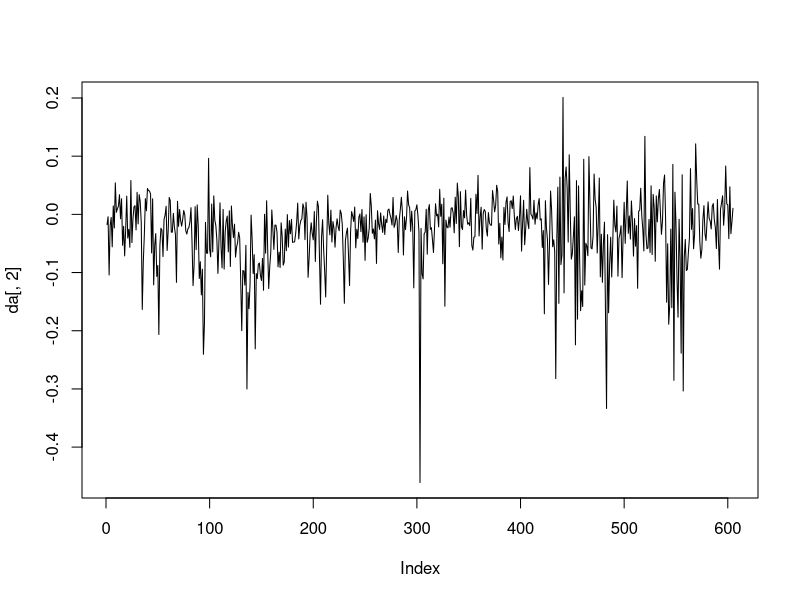
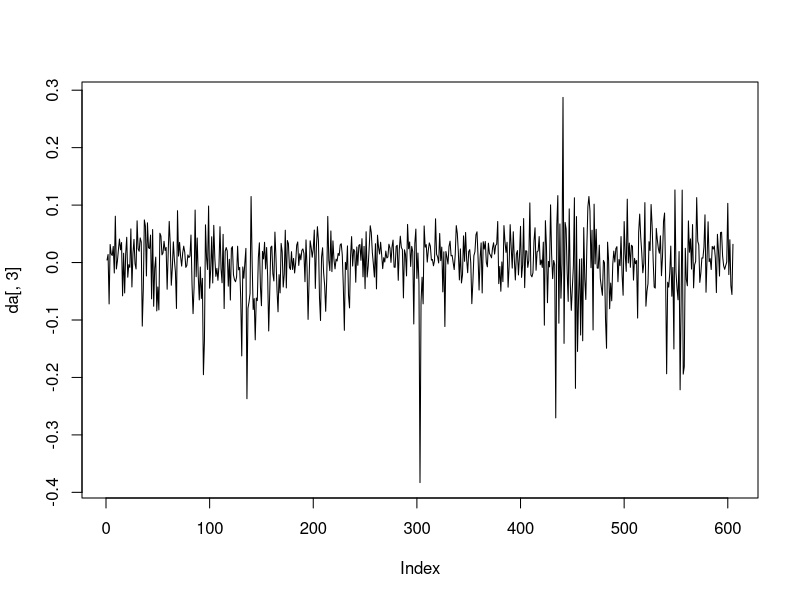
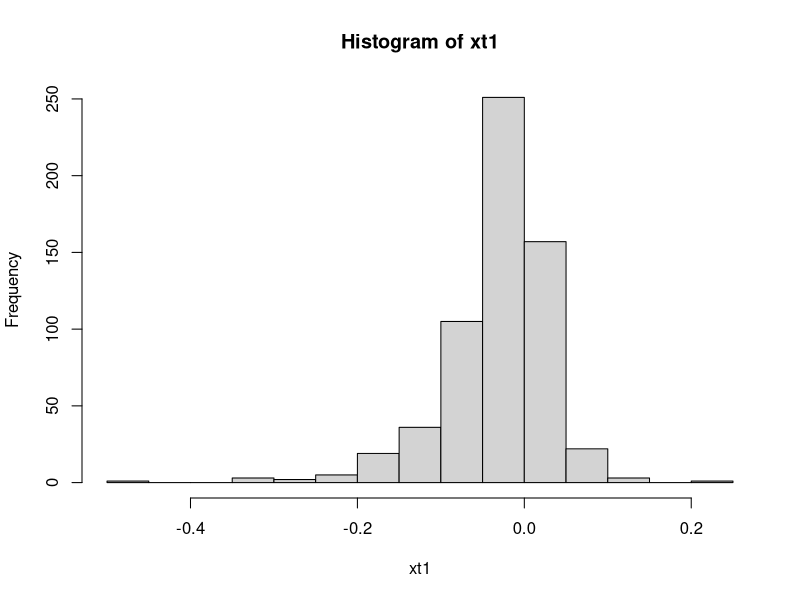
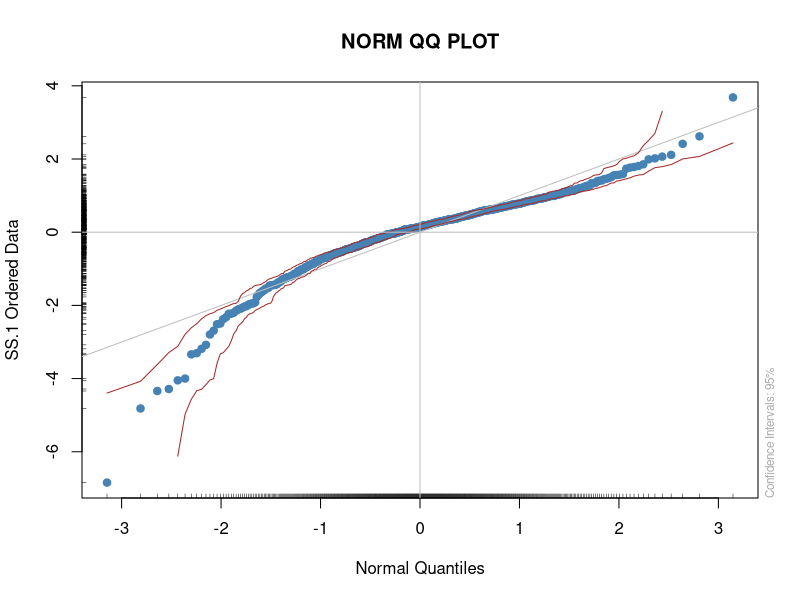
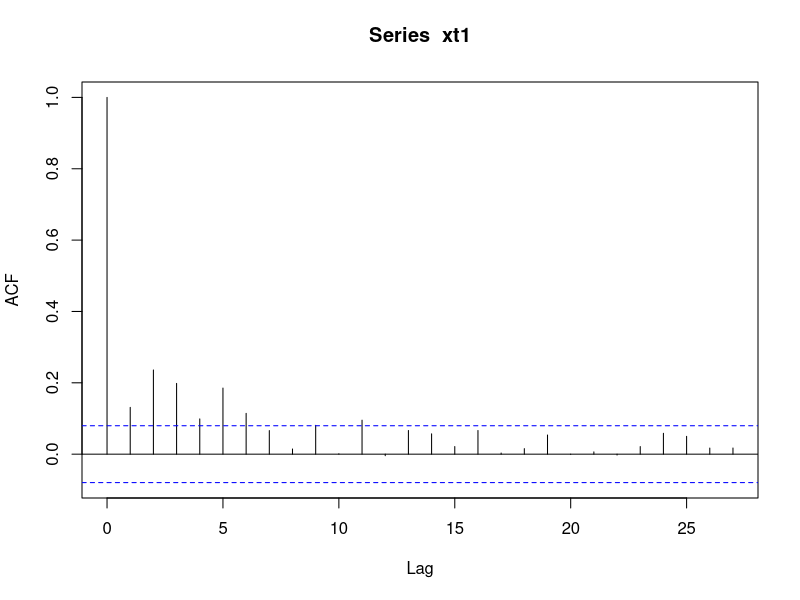
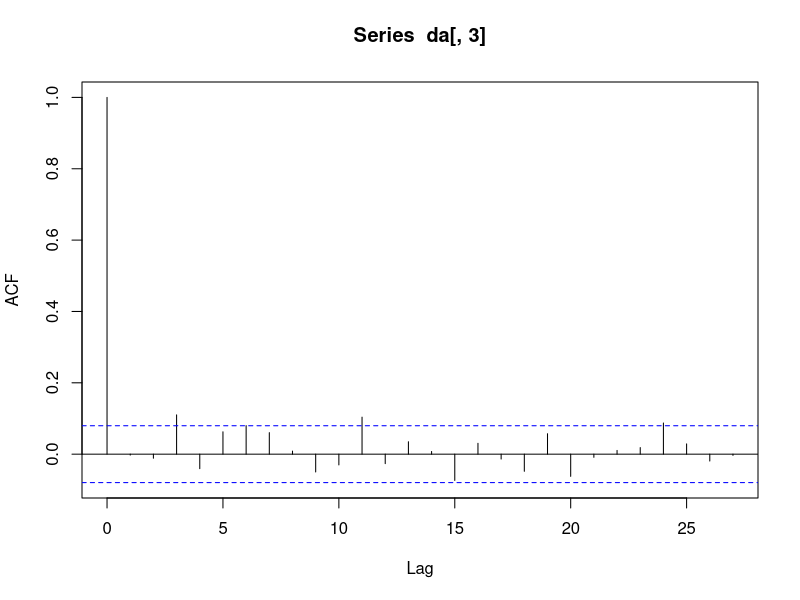
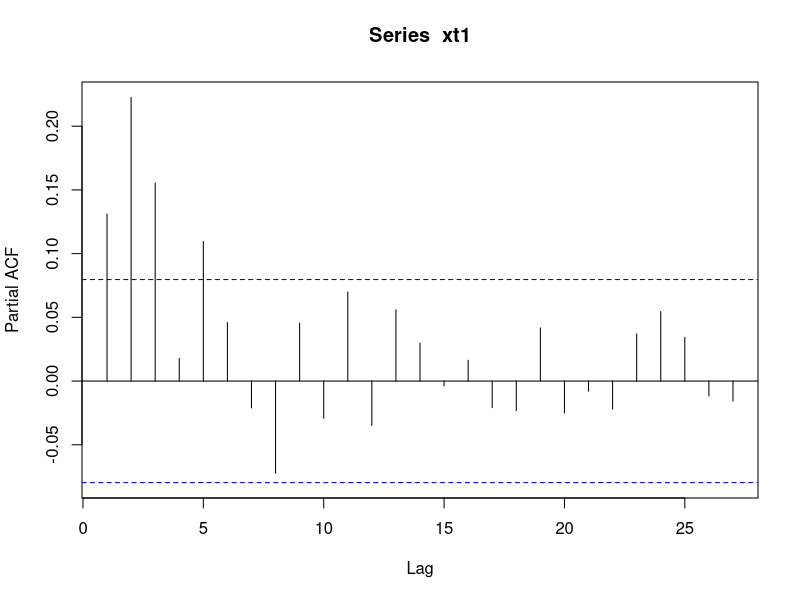
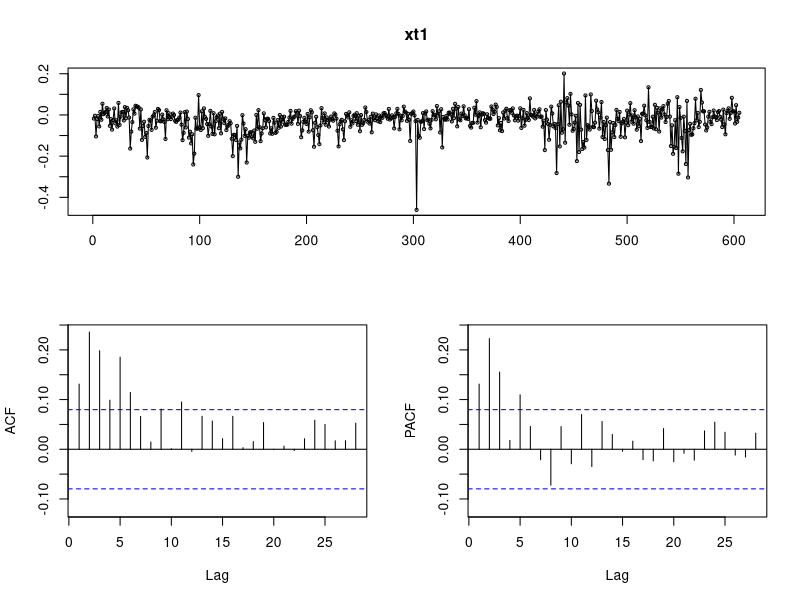

The R script that drew these images, in order: (Note: this script raises an error after producing the figures.)
library(tseries)
library(fBasics)
library(forecast)
library(lmtest)
da=read.table("m-PastorStambaugh.txt",header=T)
head(da)
plot(da[,2],type='l')
plot(da[,3],type='l')
xt1<-da[,2]
hist(xt1)
basicStats(xt1)
qqnormPlot(xt1)
shapiro.test(xt1)
t.test(xt1)
acf(xt1)
acf(da[,3])
pacf(xt1)
tsdisplay(xt1)
adf.test(xt1,k=6,alternative = "stationary")
# Do we need  differening ?.
ndiffs(xt1)
#No

# DO we need seasonal Difference
nsdiffs(xt1)
#no

m2=arima(xt1,order=c(5,0,0))
m2
coeftest(m2)
my3_1=arima(xt1,order = c(1,0,1))
my3_1
coeftest(my3_1)
# lets see if the auto arima can beat my best model
my4_1 <- auto.arima(xt1)
my4_1
coeftest(my4_1)
# Rats - auto arima(Arima(1,0,2)) beat me in comparsion with AIC 1657.54 compared to mine 1672.78
# check out the diagnostics
tsdiag(m2, gof=24)
tsdiag(my3_1,gof=24)
#my model diagnostics was terrible
tsdiag(my4_1,gof = 24)
# Lets plot out residuals in a larger veiw
plot(m2$residuals)
plot(my4_1$residuals)
# There is a big residal just greater than 300
hist(m2$residuals,breaks = "FD", xlab = "Residuals", main = "Histogram of Residuals")

which.min(m2$residuals)
dim(da)
i303=rep(0,605)
i303[303]=1

m3=arima(da[,2],order=c(5,0,0),xreg=i303)
m3
tsdiag(m3)
coeftest(m3)
c1=c(NA,0,0,NA,0,0,0)
m3=arima(da[,2],order=c(5,0,0),xreg=i303,fixed=c1)
m3
tsdiag(m3)
# by cleaning up this outlier the AIC was much smaller
# in the forecast package there is tsclean function
xtqclean <- tsclean(xt1)
my4clean_1 <- arima(xtqclean,order = c(1,0,2))
my4clean_1
tsdiag(my4clean_1)
plot(my4clean_1$residuals)
#lets see if we get a differnt auto.arima with a cleaned dataset
auto.arima(xtqclean)
# yes we do with a poorer AIC ??????
ndiffs(xtqclean)
# Okay let's clean up this one outlier and let auto.arima get another shot
my_4_cleanone_1=arima(xt1,order=c(1,0,2),xreg=i303)
my_4_cleanone_1
tsdiag(my_4_cleanone_1)
coeftest(my_4_cleanone_1)
c2=c(NA,NA,NA,NA,NA)
my_5_1=arima(xt1,order=c(1,0,2),xreg=i303,fixed=c2)
my_5_1
tsdiag(my_5_1)
# the auto.arima has the best model modifing the one outlier




######   Problem 2     ##########

da=read.table("q-earn-msft.txt",header=T)
msft=da[,3]
xt=log(msft)
plot(xt)
basicStats(xt)
qqnormPlot(xt)
hist(xt,prob =T, ylim= c(0,0.5),col= "red")
lines(density(xt),lwd=2)
t.test(xt)
shapiro.test(xt)

tsdisplay(xt)

#Part B
m1=ar(xt,method="mle")
xt$order
names(m1)
# match the order to the k
adf.test(xt,k=4,alternative = "stationary")### select lag = 4.
# so the Augmented Dickey_Fuller Test reveals a p value 0.639 and we can not reject the null
# so we accept the NULL that there is a unit-root presence
# if you change the lag to 1 and 4 you can also reject the null and determine their is a unit root
# so let's do another unit-root test the KPSS test
# For this test the null is there is no unit-root which is opposite the Dickey FUller test
kpss.test(xt)
# do we need a second difference
adf.test(diff(xt),k=4, alternative = "stationary")
kpss.test(diff(xt))
kpss.test(diff(diff(xt)))
# by the kpss test we need 2 differencing
# There appears to be seasonal conponent.
acf(xt)
acf(diff(xt))
tsdisplay(diff(xt))
acf(diff(diff(xt),4))


my1_2 <- arima(xt,order = c(0,1,1),seasonal = list(order=c(0,1,1),period=4))
my1_2
summary(my1_2)
coeftest(my1_2, level =0.90)
tsdiag(my1_2,gof=24)
# lets give auto.arima to have a change
my2_2 <- auto.arima(xt)
my2_2
coeftest(my2_2)
tsdiag(my2_2)

#####Part C#####
# Suggested model
m4=arima(xt,order=c(0,1,1),seasonal=list(order=c(0,0,1),period=4))
m4
tsdiag(m4,gof=20)

m5=arima(xt,order=c(0,1,1),seasonal=list(order=c(0,0,1),period=4))
m5
tsdiag(m5,gof=20)

#####Part D######

"backtest" <- function(m1,rt,orig,h,xre=NULL,fixed=NULL,inc.mean=TRUE){
  # m1: is a time-series model object
  # orig: is the starting forecast origin
  # rt: the time series
  # xre: the independent variables
  # h: forecast horizon
  # fixed: parameter constraint
  # inc.mean: flag for constant term of the model.
  #
  regor=c(m1$arma[1],m1$arma[6],m1$arma[2])
  seaor=list(order=c(m1$arma[3],m1$arma[7],m1$arma[4]),period=m1$arma[5])
  T=length(rt)
  if(orig > T)orig=T
  if(h < 1) h=1
  rmse=rep(0,h)
  mabso=rep(0,h)
  nori=T-orig
  err=matrix(0,nori,h)
  jlast=T-1
  for (n in orig:jlast){
    jcnt=n-orig+1
    x=rt[1:n]
    if (is.null(xre))
      pretor=NULL else pretor=xre[1:n]
    mm=arima(x,order=regor,seasonal=seaor,xreg=pretor,fixed=fixed,include.mean=inc.mean)
    if (is.null(xre))
      nx=NULL else nx=xre[(n+1):(n+h)]
    fore=predict(mm,h,newxreg=nx)
    kk=min(T,(n+h))
    # nof is the effective number of forecats at the forecast origin n.
    nof=kk-n
    pred=fore$pred[1:nof]
    obsd=rt[(n+1):kk]
    err[jcnt,1:nof]=obsd-pred
  }
  #
  for (i in 1:h){
    iend=nori-i+1
    tmp=err[1:iend,i]
    mabso[i]=sum(abs(tmp))/iend
    rmse[i]=sqrt(sum(tmp^2)/iend)
  }
  print("RMSE of out-of-sample forecasts")
  print(rmse)
  print("Mean absolute error of out-of-sample forecasts")
  print(mabso)
  backtest <- list(origin=orig,error=err,rmse=rmse,mabso=mabso)
}
backtest(my1_2,xt,81,1)
backtest(my2_2,xt,81,1)
backtest(m5,xt,81,1)

forecast(m5, t=81)

# My first model was the best!!!!!!!!!!! with out of sample test


######   Problem 3    ##########

da=read.table("m-FamaBlissdbndyields.txt",header=T)
dim(da)
head(da)
y1t=da[,2]; y3t=da[,3]
#1-year Bond EDA
basicStats(da$yield1)
qqnormPlot(da$yield1)
shapiro.test(da$yield1)
t.test(da$yield1)
hist(da$yield1)
#Three yield Bond EDA
basicStats(da$yield3)
shapiro.test(da$yield3)
t.test(da$yield3)
hist(da$yield3)
qqnormPlot(da$yield3)

#Part B
m1_3=lm(y3t~y1t)
coef(m1_3)
plot(y1t,y3t,col="blue",abline(a=coef(m1_3,b=0)))
summary(m1_3)
AIC(m1_3)
acf(m1_3$residuals)
pacf(m1_3$residuals)
plot(y3t,residuals(m1_3),xlab = "yield3")


#Part C
d1t=diff(y1t); d3t=diff(y3t)
m2_3=lm(d3t~-1+d1t)
summary(m2_3)
AIC(m2_3)
# The difference model has a much better AIC but the target is less
acf(m2_3$residuals)
pacf(m2_3$residuals)
plot(d3t,residuals(m2_3),xlab = "Diff yield3")



m3_3=ar(m2_3$residuals,method="mle")
m3_3$order
m4_3=arima(d3t,order=c(5,0,0),xreg=d1t,include.mean=F)
m4_3
tsdiag(m4_3,gof=24)  ## saved into a file
coeftest(m4_3)
c1=c(NA,NA,0,NA,NA,NA)
m5=arima(d3t,order=c(5,0,0),xreg=d1t,include.mean=F,fixed=c1)
m5
tsdiag(m5,gof=24)  ### very close to that of the above AR(5) model.


#Lets have auto.armima to d3t and then we will add d1t
my2_3 <- auto.arima(y3t)
my2_3
# I will now add the yeild one year to this
my3_3 <- arima(y3t,order=c(1,1,2), xreg = y1t, include.mean = F)
my3_3
# I will now take away the not signficant coeffecients
coeftest(my3_3)
c2_3 <-c(0,0,NA,NA)
my4_3 <- arima(y3t,order=c(1,1,2), xreg = y1t, include.mean = F,fixed = c2_3)
my4_3
tsdiag(my4_3)

#This has a better AIC that the given model




######   Problem 4    ##########

m6=arima(y3t,order=c(6,0,0),xreg=y1t)
m6
tsdiag(m6,gof=24)
coeftest(m6)
c2=c(NA,0,NA,NA,0,NA,NA,NA)
m7=arima(y3t,order=c(6,0,0),xreg=y1t,fixed=c2)
m7
tsdiag(m7,gof=24)
p1=c(1,-m7$coef[1:6])
p1

#Part C
s1=polyroot(p1)
s1
Mod(s1)
1/Mod(s1)

p=c(0.2567, 0.1570, 0.0821, -0.3357, 1)
r=polyroot(p)
r

coefs <-c(1/2,-5,8,-4,1)
roots <-polyroot(coefs)
roots


#################
### Parking lot
#################

######   Problem 1      ##########

#da=read.table("m-FamaFrench.txt",header=T)
#fix(da)
#head(da)
#acf(hml)
#m1=arima(hml,order=c(0,0,1))
#m1
#tsdiag(m1) 
#pm1=predict(m1,2)
#pm1
#lcl=pm1$pred-1.96*pm1$se
#ucl=pm1$pred+1.96*pm1$se
#lcl
#ucl
